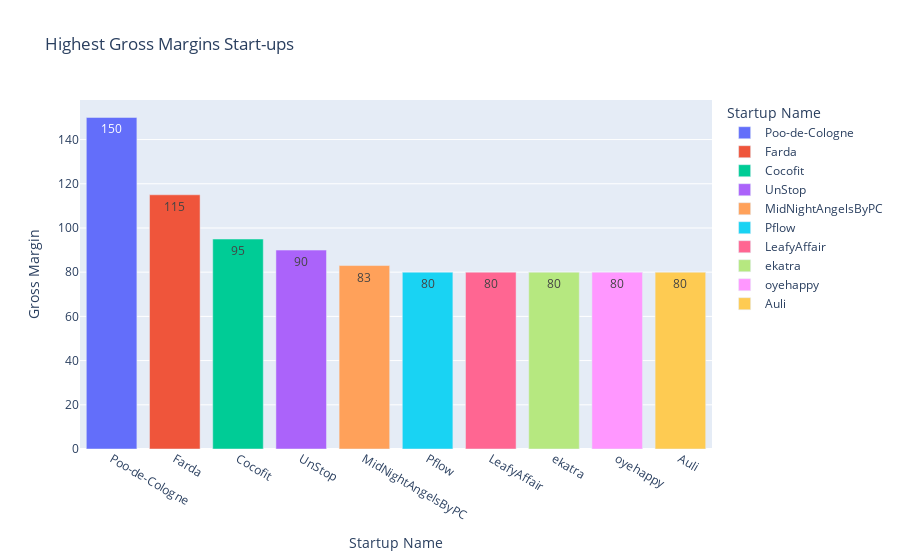

Here is the notebook cell this chart was saved with:
### Code cell
# Visualization Code
highest_gross_margin = shark_tank[['Startup Name','Gross Margin']].sort_values(by='Gross Margin',ascending=False).head(10)
fig = px.bar(highest_gross_margin, x="Startup Name", y='Gross Margin', color="Startup Name", template='plotly', title="Highest Gross Margins Start-ups", text=highest_gross_margin['Gross Margin'])
fig.show()

### Figure 1 — Plotly figure (JSON) as saved in the notebook; plotly's stock layout.template omitted (floating-point values rounded to 4 significant figures)
{"data": [{"alignmentgroup": "True", "hovertemplate": "Startup Name=%{x}<br>Gross Margin=%{text}<extra></extra>", "legendgroup": "Poo-de-Cologne", "marker": {"color": "#636efa", "pattern": {"shape": ""}}, "name": "Poo-de-Cologne", "offsetgroup": "Poo-de-Cologne", "orientation": "v", "showlegend": true, "text": [150], "textposition": "auto", "type": "bar", "x": ["Poo-de-Cologne"], "xaxis": "x", "y": [150], "yaxis": "y"}, {"alignmentgroup": "True", "hovertemplate": "Startup Name=%{x}<br>Gross Margin=%{text}<extra></extra>", "legendgroup": "Farda", "marker": {"color": "#EF553B", "pattern": {"shape": ""}}, "name": "Farda", "offsetgroup": "Farda", "orientation": "v", "showlegend": true, "text": [115], "textposition": "auto", "type": "bar", "x": ["Farda"], "xaxis": "x", "y": [115], "yaxis": "y"}, {"alignmentgroup": "True", "hovertemplate": "Startup Name=%{x}<br>Gross Margin=%{text}<extra></extra>", "legendgroup": "Cocofit", "marker": {"color": "#00cc96", "pattern": {"shape": ""}}, "name": "Cocofit", "offsetgroup": "Cocofit", "orientation": "v", "showlegend": true, "text": [95], "textposition": "auto", "type": "bar", "x": ["Cocofit"], "xaxis": "x", "y": [95], "yaxis": "y"}, {"alignmentgroup": "True", "hovertemplate": "Startup Name=%{x}<br>Gross Margin=%{text}<extra></extra>", "legendgroup": "UnStop", "marker": {"color": "#ab63fa", "pattern": {"shape": ""}}, "name": "UnStop", "offsetgroup": "UnStop", "orientation": "v", "showlegend": true, "text": [90], "textposition": "auto", "type": "bar", "x": ["UnStop"], "xaxis": "x", "y": [90], "yaxis": "y"}, {"alignmentgroup": "True", "hovertemplate": "Startup Name=%{x}<br>Gross Margin=%{text}<extra></extra>", "legendgroup": "MidNightAngelsByPC", "marker": {"color": "#FFA15A", "pattern": {"shape": ""}}, "name": "MidNightAngelsByPC", "offsetgroup": "MidNightAngelsByPC", "orientation": "v", "showlegend": true, "text": [83], "textposition": "auto", "type": "bar", "x": ["MidNightAngelsByPC"], "xaxis": "x", "y": [83], "yaxis": "y"}, {"alignmentgroup": "True", "hovertemplate": "Startup Name=%{x}<br>Gross Margin=%{text}<extra></extra>", "legendgroup": "Pflow", "marker": {"color": "#19d3f3", "pattern": {"shape": ""}}, "name": "Pflow", "offsetgroup": "Pflow", "orientation": "v", "showlegend": true, "text": [80], "textposition": "auto", "type": "bar", "x": ["Pflow"], "xaxis": "x", "y": [80], "yaxis": "y"}, {"alignmentgroup": "True", "hovertemplate": "Startup Name=%{x}<br>Gross Margin=%{text}<extra></extra>", "legendgroup": "LeafyAffair", "marker": {"color": "#FF6692", "pattern": {"shape": ""}}, "name": "LeafyAffair", "offsetgroup": "LeafyAffair", "orientation": "v", "showlegend": true, "text": [80], "textposition": "auto", "type": "bar", "x": ["LeafyAffair"], "xaxis": "x", "y": [80], "yaxis": "y"}, {"alignmentgroup": "True", "hovertemplate": "Startup Name=%{x}<br>Gross Margin=%{text}<extra></extra>", "legendgroup": "ekatra", "marker": {"color": "#B6E880", "pattern": {"shape": ""}}, "name": "ekatra", "offsetgroup": "ekatra", "orientation": "v", "showlegend": true, "text": [80], "textposition": "auto", "type": "bar", "x": ["ekatra"], "xaxis": "x", "y": [80], "yaxis": "y"}, {"alignmentgroup": "True", "hovertemplate": "Startup Name=%{x}<br>Gross Margin=%{text}<extra></extra>", "legendgroup": "oyehappy", "marker": {"color": "#FF97FF", "pattern": {"shape": ""}}, "name": "oyehappy", "offsetgroup": "oyehappy", "orientation": "v", "showlegend": true, "text": [80], "textposition": "auto", "type": "bar", "x": ["oyehappy"], "xaxis": "x", "y": [80], "yaxis": "y"}, {"alignmentgroup": "True", "hovertemplate": "Startup Name=%{x}<br>Gross Margin=%{text}<extra></extra>", "legendgroup": "Auli", "marker": {"color": "#FECB52", "pattern": {"shape": ""}}, "name": "Auli", "offsetgroup": "Auli", "orientation": "v", "showlegend": true, "text": [80], "textposition": "auto", "type": "bar", "x": ["Auli"], "xaxis": "x", "y": [80], "yaxis": "y"}], "layout": {"barmode": "relative", "legend": {"title": {"text": "Startup Name"}, "tracegroupgap": 0}, "title": {"text": "Highest Gross Margins Start-ups"}, "xaxis": {"anchor": "y", "categoryarray": ["Poo-de-Cologne", "Farda", "Cocofit", "UnStop", "MidNightAngelsByPC", "Pflow", "LeafyAffair", "ekatra", "oyehappy", "Auli"], "categoryorder": "array", "domain": [0, 1], "title": {"text": "Startup Name"}}, "yaxis": {"anchor": "x", "domain": [0, 1], "title": {"text": "Gross Margin"}}}}
